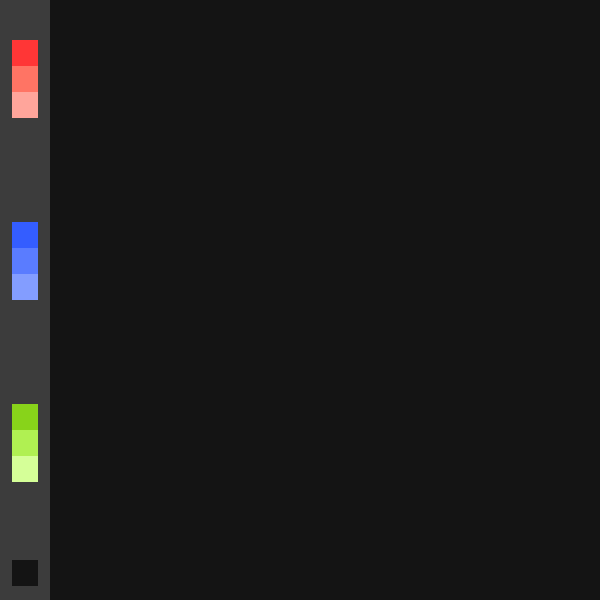
Frame 1 (no input)
Frame 60 (the mouse pressed at the canvas centre just before this capture): identical to frame 1, image omitted
Frame 120 (the mouse held since frame 60 and released just before this capture): identical to frame 1, image omitted

The Processing sketch that drew this single still picture (run headless with seeded random() and noise(); from frame 60 on, the mouse is pressed at the canvas centre):

// Processing sketch: processing_162402
// ── processing_162402.pde

int xPos = 12;
int yPos = 40;
int bSize = 26;
 
 
void setup() {
  size(600, 600);
  background(60);
 
 fill(20);
  noStroke();
  rect(50, 0, 600, 600);
  
  fill(255, 54, 54);
  rect(xPos, yPos, bSize, bSize);
  
  fill(255, 116, 100);
  rect(xPos, yPos+bSize, bSize, bSize);
  
  fill(255, 165, 155);
  rect(xPos, yPos+bSize*2, bSize, bSize);


  fill(52, 93, 255);
  rect(xPos, yPos+bSize*7, bSize, bSize);
  
  fill(90, 124, 255);
  rect(xPos, yPos+bSize*8, bSize, bSize);
  
  fill(131, 157, 255);
  rect(xPos, yPos+bSize*9, bSize, bSize);

  
  fill(136, 211, 26);
  rect(xPos, yPos+bSize*14, bSize, bSize);
  
  fill(176, 240, 82);
  rect(xPos, yPos+bSize*15, bSize, bSize);
  
  fill(213, 255, 152);
  rect(xPos, yPos+bSize*16, bSize, bSize);
 
 
  fill(20);
  rect(xPos, yPos+bSize*20, bSize, bSize);

 
 
 
    
 
 
}
 
void draw() {
 if (mousePressed){
    if (mouseX > 55 && mouseX < 600 && mouseY > 0 && mouseY < 600) {
      line (pmouseX, pmouseY, mouseX, mouseY);
    }

if (mouseX > xPos && mouseX < xPos+bSize && mouseY > yPos && mouseY < yPos+bSize) {
      stroke(255, 54, 54);
      strokeWeight(10);
    }
    
if (mouseX > xPos && mouseX < xPos+bSize && mouseY > yPos+bSize && mouseY < yPos+bSize*2) {
      stroke(255, 116, 100);
      strokeWeight(7);
    }
    
    if (mouseX > xPos && mouseX < xPos+bSize && mouseY > yPos+bSize*2 && mouseY < yPos+bSize*3) {
      stroke(255, 165, 155);
      strokeWeight(4);
    }
    
    
    
    if (mouseX > xPos && mouseX < xPos+bSize && mouseY > yPos+bSize*7 && mouseY < yPos+bSize*8) {
      stroke(52, 93, 255);
      strokeWeight(10);
    }
    
    if (mouseX > xPos && mouseX < xPos+bSize && mouseY > yPos+bSize*8 && mouseY < yPos+bSize*9) {
      stroke(90 ,124, 255);
      strokeWeight(7);
    }
    
    if (mouseX > xPos && mouseX < xPos+bSize && mouseY > yPos+bSize*9 && mouseY < yPos+bSize*10) {
      stroke(131, 157, 255);
      strokeWeight(4);
    }
    
    
    
    if (mouseX > xPos && mouseX < xPos+bSize && mouseY > yPos+bSize*14 && mouseY < yPos+bSize*15) {
      stroke(136, 211, 26);
      strokeWeight(10);
    }
    
    if (mouseX > xPos && mouseX < xPos+bSize && mouseY > yPos+bSize*15 && mouseY < yPos+bSize*16) {
      stroke(176, 240, 82);
      strokeWeight(7);
    }
      if(mouseX > xPos && mouseX < xPos+bSize && mouseY > yPos+bSize*16 && mouseY < yPos+bSize*17){
      stroke(213, 255, 152);
      strokeWeight(4);
    }
      if (mouseX > xPos && mouseX < xPos+bSize && mouseY > yPos+bSize*20 && mouseY < yPos+bSize*21) {
      stroke(20);
      strokeWeight(50);
    }
  }
 
 }
